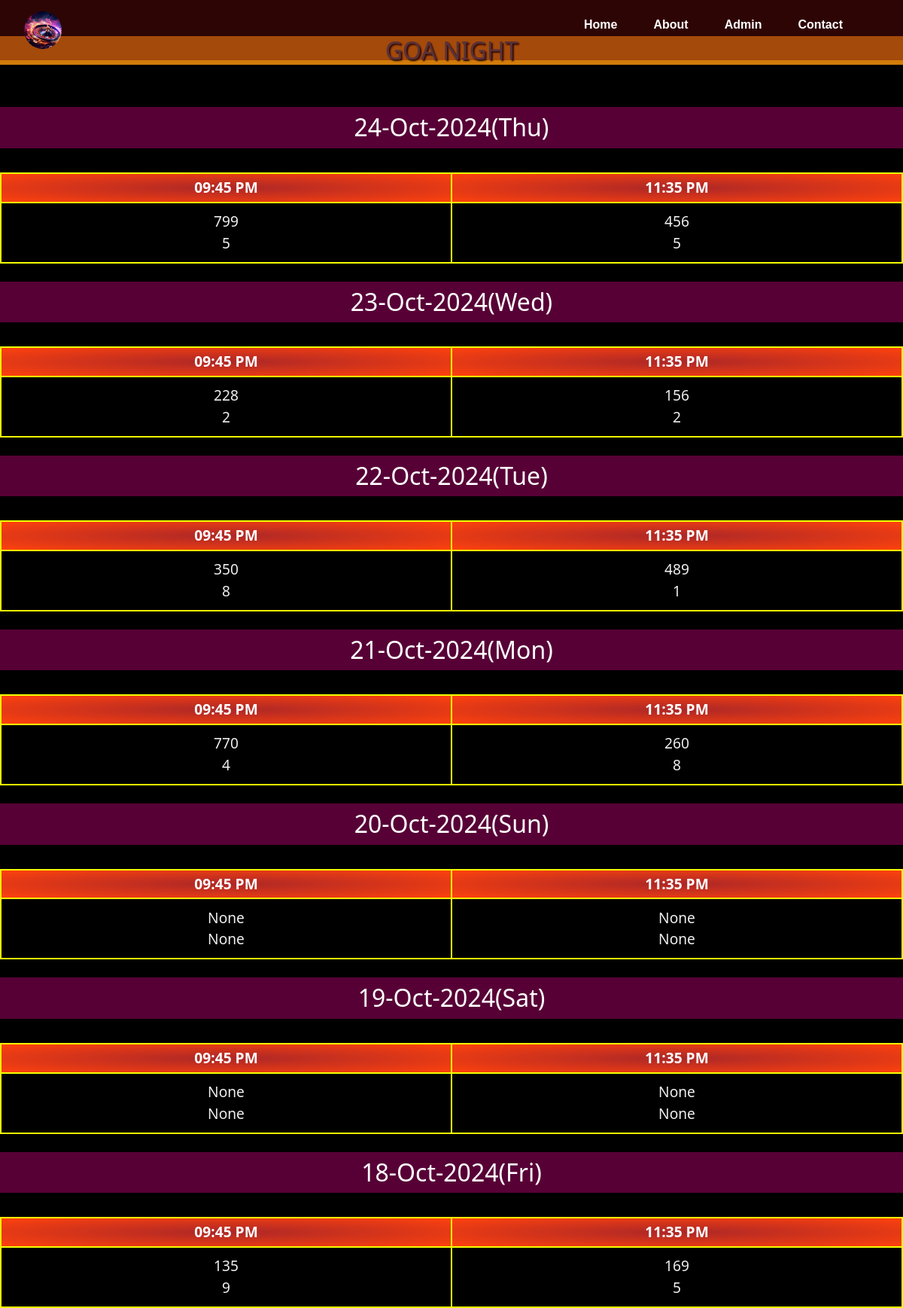
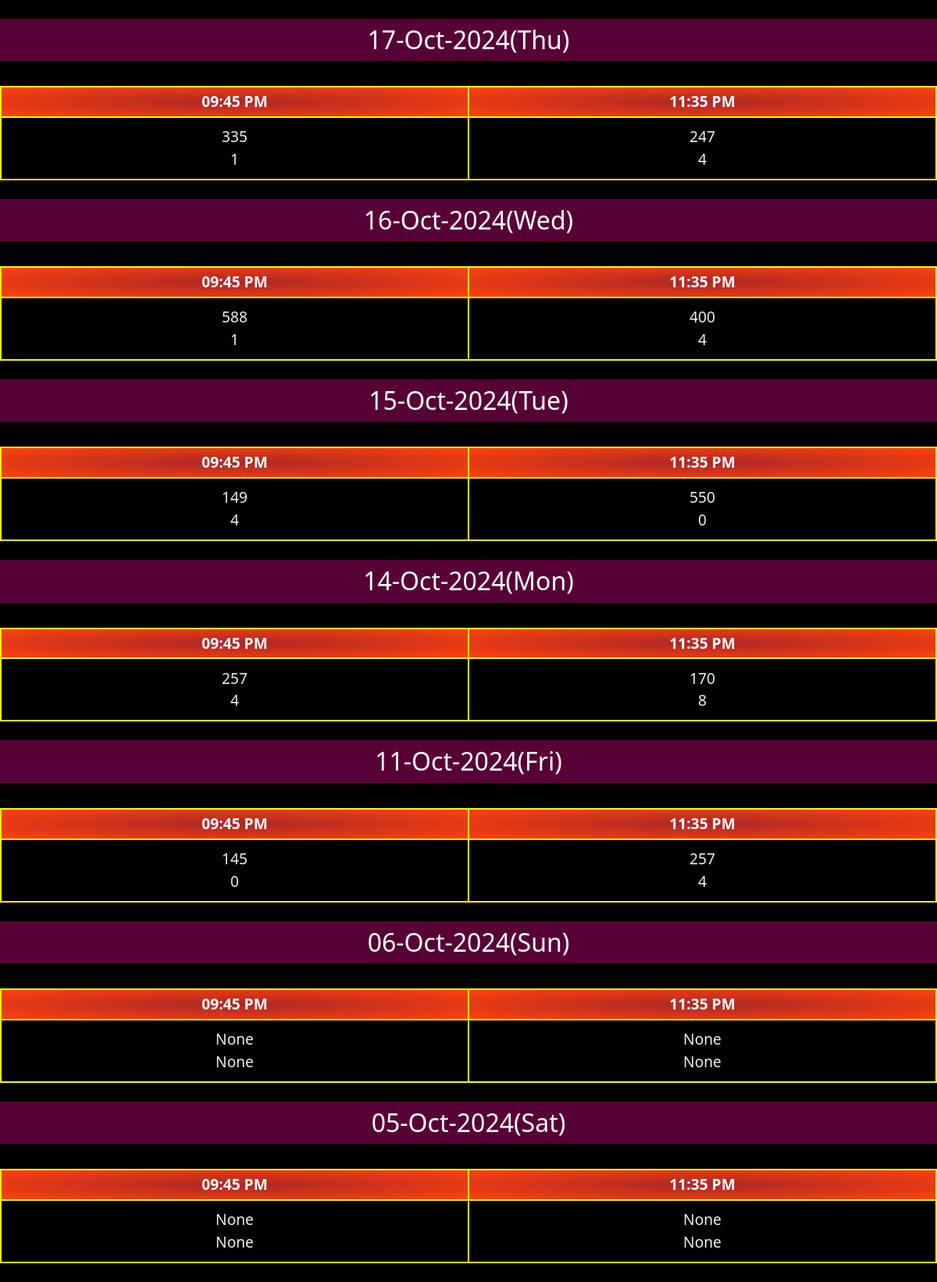
Page /old (upper part) on the committed database (2 pictures, top to bottom).
### app.py (models this page shows)
class Extra(db.Model):
    __tablename__ = "extra_results"
    id = db.Column(db.Integer, primary_key=True)
    open_1 = db.Column(db.String(1), nullable=True)
    open_3 = db.Column(db.String(3), nullable=True)
    close_1 = db.Column(db.String(1), nullable=True)
    close_3 = db.Column(db.String(3), nullable=True)
    date = db.Column(db.String(30), nullable=False)

### app.py (the view)
@app.route("/old")
def old():
      matka_results = Result.query.order_by(Result.id.desc()).limit(31).all()
      night_results = Extra.query.order_by(Extra.id.desc()).limit(31).all()
      return render_template('old.html', matka_results=matka_results, night_results=night_results, title="Old Result")

### templates/old.html (shortened to what this page needs)
{% extends 'layout.html' %}
{% block body %}
<body style="background-color: black;">
    <br><br>
    <h2 style="background-color: rgb(210, 123, 10); text-shadow: 2px 2px 2px black;text-align: center;" id="GoaNight">GOA NIGHT</h2>
    <br>
    {% for night in night_results %}
      {% if night %}
      <br>
      <table class="tg" cellpadding="2" style="border-color: aliceblue;" >
        <tbody>
      <h3 class="center t-h2 date">{{night.date}}</h3>
          <tr class="slot">
            <td>09:45 PM</td>
            <td>11:35 PM</td>
          </tr>
          <tr class="result">
            <td>{{night.open_3}}<br>{{night.open_1}}</td>
            <td>{{night.close_3}}<br>{{night.close_1}}</td>
          </tr>
        </tbody>
        </table>
      {% endif %}
    {% endfor %}
<br>
      <br>
      <br>
        <br>
        <br>
          <br>
<br><br>
<h2 style="background-color: rgb(210, 123, 10); text-shadow: 2px 2px 2px black; text-align: center;" id="GoaMatka">GOA MATKA</h2><br>
{% for matka in matka_results %}
<br>
{% endfor %}
<br>
<br>
  <br>
  <br>
    <br>
    <br>
</body>
<br><br><br><br><br><br><br><br><br><br><br><br>
{% endblock body %}

### templates/layout.html (shortened to what this page needs)
<!DOCTYPE html>
<html lang="en-US" prefix="">
<head>
<link rel="stylesheet" href="/static/css/bootstrap/bootstrap-grid.min.css">
<link rel="stylesheet" href="https://cdnjs.cloudflare.com/ajax/libs/font-awesome/5.15.4/css/all.min.css">
<link href="https://stackpath.bootstrapcdn.com/bootstrap/5.3.0/css/bootstrap.min.css" rel="stylesheet">
<link rel="stylesheet" type="text/css" href="{{url_for('static',filename='css/index.css')}}">
<link rel="stylesheet" type="text/css" href="{{url_for('static',filename='css/nav.css')}}">
<link rel="stylesheet" type="text/css" href="{{url_for('static',filename='css/all.css')}}">
<link rel="stylesheet" type="text/css" href="{{url_for('static',filename='css/login.css')}}">
<link rel="stylesheet" type="text/css" href="{{url_for('static',filename='css/admin.css')}}">
<link rel="stylesheet" type="text/css" href="{{url_for('static',filename='css/contact.css')}}">
<link rel="stylesheet" type="text/css" href="{{url_for('static',filename='css/about.css')}}">
    </head>
    <header id="header">
      <div class="navbar">
        <div class="logo"><a href="/"><img src="/static/g-2.jpeg" alt="logo" srcset="" class="logo"></a></div>
        <ul class="links">
          <li><a href="/">Home</a></li>
          <li><a href="/about">About</a></li>
          <li><a href="/admin">Admin</a></li>
          <li><a href="/contact">Contact</a></li>
        </ul>
      </div>
    </header>
{% block body %}
{% endblock body %}
  <link
    rel="stylesheet"
    href="https://cdnjs.cloudflare.com/ajax/libs/font-awesome/6.4.2/css/all.min.css"
  />
</html>

### static/css/index.css (style rules this page uses)
* { margin: 0; padding: 0; box-sizing: border-box; color: #eee; }
.date { text-align: center; font-size:2rem; color: White; background-color: #570036; display: flex; text-align: center; justify-content: center; padding: 8px; margin-bottom: 10px; }
.tg { border: 1px solid black; width: 100%; text-align: center; border-collapse: collapse; border-spacing: 0; }
.tg td { border: 2px solid rgb(242, 255, 0); }
.slot td { text-align: center; justify-content: center; padding:4px; background-image: radial-gradient( #ac2727, #ff420d); font-size: 1.2rem; font-weight: 900; color: #ffffff; }
.result { height: 80px; }
.result td { font-size: 1.2rem; }

### static/css/nav.css (style rules this page uses)
* { margin:0; padding:0; box-sizing: border-box; }
ul { list-style: none; }
h1, h2, h3, h4, h5, h6 { color: #4b505e; }
.logo { width: 50px; height: 50px; border-radius: 50%; }
li { list-style:none; }
#header a { text-decoration:none; color:white; font-family: sans-serif; font-weight: 600; }
#header { position:fixed; padding:0 2rem; width: 100%; background-color:#6b0c0c6f; z-index: 9999999999; }
.navbar { display:flex; width:100%; height:80px; max-width:100%; margin:0 auto; align-items:center; justify-content: space-between; }
.navbar .logo a { font-size:1.5rem; font-weight:bold; }
.navbar .links { width: 90%; gap:3rem; display:flex; justify-content: right; margin-right: 3rem; }

### static/css/all.css (style rules this page uses)
html { scroll-behavior: smooth; }
.center { display: flex; justify-content: center; }
*,:after,:before { box-sizing: border-box; }
a { color: #007bff; text-decoration: none; background-color: transparent; }
.t-h2 { color: white; text-align: center; margin-bottom: 2rem; font-size: 2rem; }

### static/css/admin.css (style rules this page uses)
:root { --bg-offset-x: 0px; --bg-offset-y: 15%; }

### static/css/contact.css (style rules this page uses)
:root { --white: #fffafa; --red: #e31b23; --bodyColor: #292a2b; --borderFormEls: hsl(0, 0%, 10%); --bgFormEls: hsl(0, 0%, 14%); --bgFormElsFocus: hsl(0, 7%, 20%); }
ul { list-style: none; }

### rows in the picture
Extra: date "24-Oct-2024(Thu)", open_3 "799", open_1 "5", close_3 "456", close_1 "5"
Extra: date "23-Oct-2024(Wed)", open_3 "228", open_1 "2", close_3 "156", close_1 "2"
Extra: date "22-Oct-2024(Tue)", open_3 "350", open_1 "8", close_3 "489", close_1 "1"
Extra: date "21-Oct-2024(Mon)", open_3 "770", open_1 "4", close_3 "260", close_1 "8"
Extra: date "20-Oct-2024(Sun)", open_3 "None", open_1 "None", close_3 "None", close_1 "None"
Extra: date "19-Oct-2024(Sat)", open_3 "None", open_1 "None", close_3 "None", close_1 "None"
Extra: date "18-Oct-2024(Fri)", open_3 "135", open_1 "9", close_3 "169", close_1 "5"
Extra: date "17-Oct-2024(Thu)", open_3 "335", open_1 "1", close_3 "247", close_1 "4"
Extra: date "16-Oct-2024(Wed)", open_3 "588", open_1 "1", close_3 "400", close_1 "4"
Extra: date "15-Oct-2024(Tue)", open_3 "149", open_1 "4", close_3 "550", close_1 "0"
Extra: date "14-Oct-2024(Mon)", open_3 "257", open_1 "4", close_3 "170", close_1 "8"
Extra: date "11-Oct-2024(Fri)", open_3 "145", open_1 "0", close_3 "257", close_1 "4"
Extra: date "06-Oct-2024(Sun)", open_3 "None", open_1 "None", close_3 "None", close_1 "None"
Extra: date "05-Oct-2024(Sat)", open_3 "None", open_1 "None", close_3 "None", close_1 "None"
